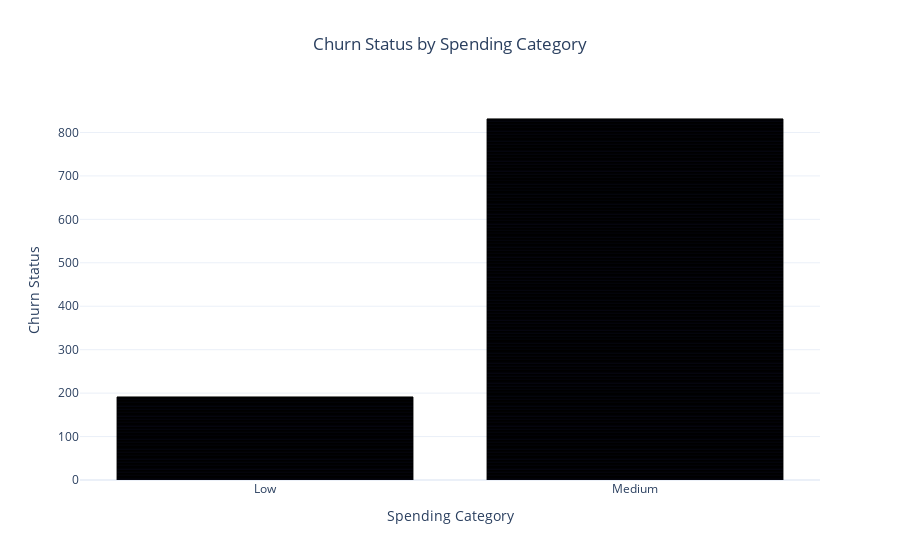

Source (notebook cell):
### Code cell
# Categorizing Amount Spent into bins (Low, Medium, High)
transaction_history_df['SpendingCategory'] = pd.cut(
    transaction_history_df['AmountSpent'],
    bins=[0, 100, 500, 1000, float('inf')],
    labels=["Low", "Medium", "High", "Very High"]
)

# Bar chart for Spending Category and Churn Status
fig = plot_bar(transaction_history_df, 
               x_column='SpendingCategory', 
               y_column='ChurnStatus', 
               title="Churn Status by Spending Category", 
               x_label="Spending Category", 
               y_label="Churn Status", 
               orientation='v')
fig.show()

### Figure 1 — Plotly figure (JSON) as saved in the notebook; plotly's stock layout.template omitted (floating-point values rounded to 4 significant figures; data arrays with more than 128 entries replaced by an {"elided": "..."} marker saying what was removed)
{"data": [{"alignmentgroup": "True", "hovertemplate": "SpendingCategory=%{x}<br>ChurnStatus=%{y}<extra></extra>", "legendgroup": "", "marker": {"color": "#636efa", "line": {"color": "black", "width": 1}, "pattern": {"shape": ""}}, "name": "", "offsetgroup": "", "orientation": "v", "showlegend": false, "textposition": "auto", "type": "bar", "x": {"elided": "1022 str values"}, "xaxis": "x", "y": {"elided": "1022 int values"}, "yaxis": "y"}], "layout": {"autosize": true, "barmode": "relative", "legend": {"tracegroupgap": 0}, "title": {"text": "Churn Status by Spending Category", "x": 0.5}, "xaxis": {"anchor": "y", "autorange": true, "domain": [0, 1], "range": [-0.5, 1.5], "title": {"text": "Spending Category"}, "type": "category"}, "yaxis": {"anchor": "x", "autorange": true, "domain": [0, 1], "range": [0, 874.7], "title": {"text": "Churn Status"}, "type": "linear"}}}
